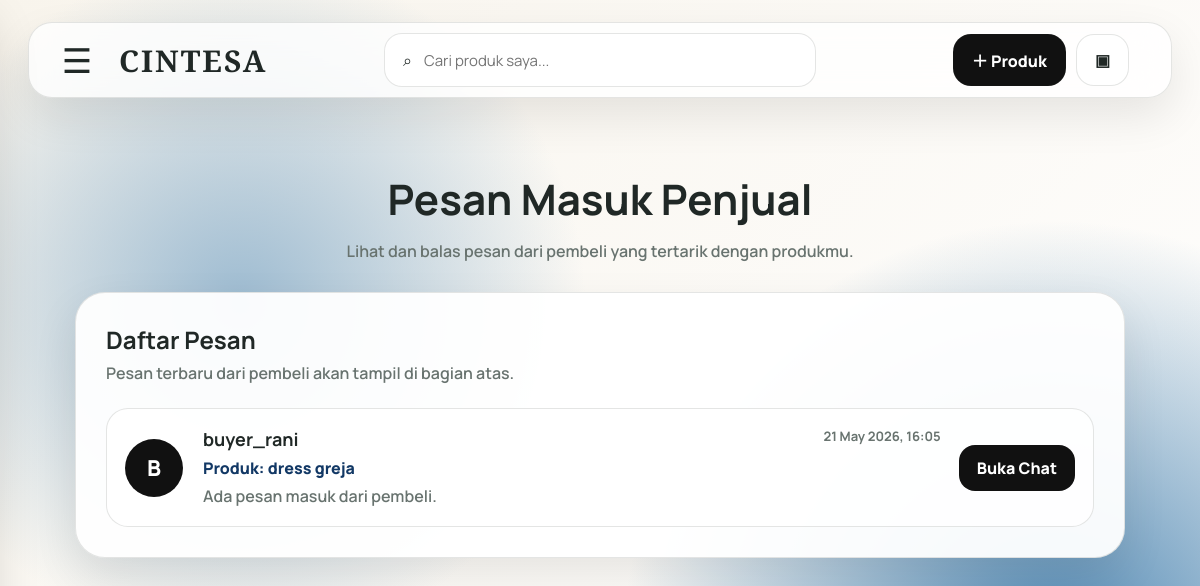
/pree-love/penjual/pesan.php (signed in), run on an earlier commit of the app's database.
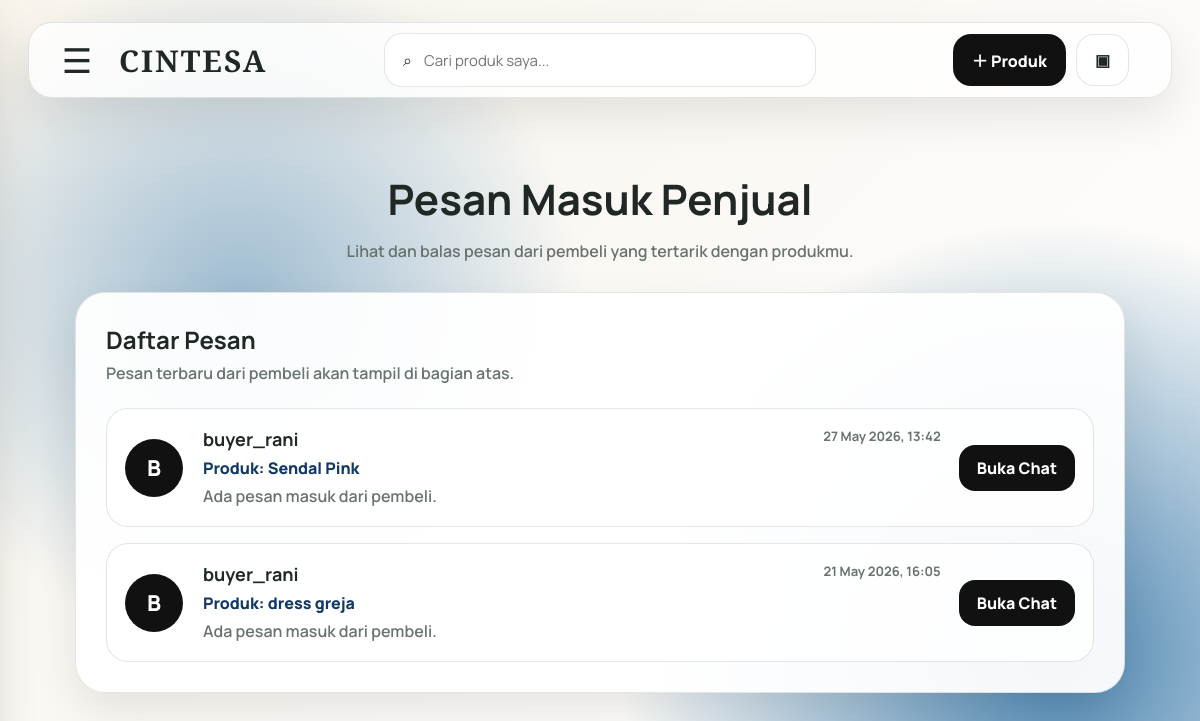
And on a later commit of the database.
### tables this page shows
CREATE TABLE `chat` (
  `id_chat` int(11) NOT NULL,
  `id_produk` int(11) NOT NULL,
  `id_pembeli` int(11) NOT NULL,
  `id_penjual` int(11) NOT NULL,
  `tanggal_chat` datetime DEFAULT current_timestamp()
);

CREATE TABLE `user` (
  `id_user` int(11) NOT NULL,
  `foto_profile` varchar(255) DEFAULT NULL,
  `username` varchar(50) NOT NULL,
  `nama_lengkap` varchar(100) NOT NULL,
  `email` varchar(100) NOT NULL,
  `password` varchar(255) NOT NULL,
  `nomor_telepon` varchar(20) DEFAULT NULL,
  `role` enum('admin','penjual','pembeli') NOT NULL,
  `status` enum('aktif','nonaktif') DEFAULT 'aktif',
  `tanggal_bergabung` datetime DEFAULT current_timestamp()
);

CREATE TABLE `produk` (
  `id_produk` int(11) NOT NULL,
  `id_user` int(11) NOT NULL,
  `id_kategori` int(11) NOT NULL,
  `nama_produk` varchar(100) NOT NULL,
  `deskripsi` text DEFAULT NULL,
  `kondisi_barang` varchar(50) DEFAULT NULL,
  `ukuran` varchar(50) DEFAULT NULL,
  `merek` varchar(100) DEFAULT NULL,
  `alamat_produk` text DEFAULT NULL,
  `harga` int(11) NOT NULL,
  `keterangan_nego` enum('Bisa Nego','Tidak Bisa Nego') DEFAULT 'Tidak Bisa Nego',
  `status_produk` enum('Tersedia','Terjual','Dihapus') DEFAULT 'Tersedia',
  `tanggal_upload` datetime DEFAULT current_timestamp()
);

### pree-love/penjual/pesan.php (the view, shortened to what this page needs)
<?php
include __DIR__ . '/../include/koneksi.php';
include __DIR__ . '/../include/penjual_layout.php';
$id_user = (int) $_SESSION['id_user'];
$query_pesan = mysqli_query($koneksi, "
    SELECT
        c.*,
        p.nama_produk,
        u.username AS nama_pembeli
    FROM chat c
    JOIN produk p ON c.id_produk = p.id_produk
    JOIN user u ON c.id_pembeli = u.id_user
    WHERE c.id_penjual = '$id_user'
    AND c.id_chat IN (
        SELECT MAX(id_chat)
        FROM chat
        WHERE id_penjual = '$id_user'
        GROUP BY id_produk, id_pembeli
    )
    ORDER BY c.tanggal_chat DESC
");
penjual_page_start('Pesan Penjual', 'pesan');
?>
<section class="page-hero messages-hero">
    <h1>Pesan Masuk Penjual</h1>
    <p>Lihat dan balas pesan dari pembeli yang tertarik dengan produkmu.</p>
</section>
<section class="messages-card">
    <div class="messages-head">
        <div>
            <h2>Daftar Pesan</h2>
            <p>Pesan terbaru dari pembeli akan tampil di bagian atas.</p>
        </div>
    </div>
    <div class="messages-list">
        <?php if (mysqli_num_rows($query_pesan) > 0) { ?>
            <?php while ($pesan = mysqli_fetch_assoc($query_pesan)) { ?>
                <article class="message-item">
                    <div class="message-avatar">
                        <?php echo strtoupper(substr($pesan['nama_pembeli'], 0, 1)); ?>
                    </div>
                    <div class="message-content">
                        <div class="message-top">
                            <h3><?php echo htmlspecialchars($pesan['nama_pembeli']); ?></h3>
                            <span>
                                <?php echo date('d M Y, H:i', strtotime($pesan['tanggal_chat'])); ?>
                            </span>
                        </div>
                        <p class="message-product">
                            Produk: <?php echo htmlspecialchars($pesan['nama_produk']); ?>
                        </p>
                        <p class="message-preview">
                            <?php
                            if (isset($pesan['pesan'])) {
                                echo htmlspecialchars(substr($pesan['pesan'], 0, 90));
                                echo strlen($pesan['pesan']) > 90 ? '...' : '';
                            } else {
                                echo 'Ada pesan masuk dari pembeli.';
                            }
                            ?>
                        </p>
                    </div>
                    <a
                    href="detail_chat.php?id_chat=<?php echo $pesan['id_chat']; ?>"
                    class="btn btn-primary message-btn"
                    >
                    Buka Chat
                </a>
                </article>
            <?php } ?>
        <?php } else { ?>
            <div class="empty-box">
                Belum ada pesan masuk dari pembeli.
            </div>
        <?php } ?>
    </div>
</section>
<?php penjual_page_end(); ?>

### pree-love/include/penjual_layout.php (shortened to what this page needs)
<?php
function penjual_page_start($title, $active = 'dashboard', $search_value = '') {
?>
<!DOCTYPE html>
<html lang="id">
<head>
    <link rel="stylesheet" href="../assets/css/dashboard_penjual.css?v=2">
</head>
<body>
<header class="top-navbar">
    <button class="menu-toggle" id="menuToggle" type="button">☰</button>
    <a href="dashboard.php" class="nav-logo">CINTESA</a>
    <form action="produk.php" method="GET" class="search-box">
        <span>⌕</span>
        <input
            type="text"
            name="keyword"
            placeholder="Cari produk saya..."
            value="<?php echo htmlspecialchars($search_value); ?>"
        >
    </form>
    <div class="nav-actions">
        <a href="tambah_produk.php" class="nav-btn primary">＋ Produk</a>
        <a href="pesan.php" class="nav-btn">▣</a>
    </div>
</header>
<main class="seller-main">
<?php
}
function penjual_page_end() {
?>
</main>
</body>
</html>
<?php
}
?>

### pree-love/assets/css/dashboard_penjual.css (style rules this page uses)
* { margin: 0; padding: 0; box-sizing: border-box; }
:root { --text: #202826; --muted: #68736f; --blue: #123865; --soft-blue: #dce8f0; --white: rgba(255,255,255,.94); --glass: rgba(255,255,255,.80); --border: rgba(32,40,38,.12); --shadow: 0 18px 45px rgba(0,0,0,.09); }
body { min-height: 100vh; font-family: "Manrope", Arial, sans-serif; color: var(--text); background: radial-gradient(circle at 20% 38%, #9dbbd1, transparent 32%), radial-gradient(circle at 88% 82%, #4d86b2, transparent 35%), linear-gradient(135deg, #f8f4ec, #fff); overflow-x: hidden; }
a { color: inherit; text-decoration: none; }
button, input, textarea, select { font-family: inherit; }
.top-navbar { position: fixed; top: 22px; left: 28px; right: 28px; height: 76px; z-index: 1000; display: grid; grid-template-columns: 48px 160px 1fr auto; align-items: center; gap: 18px; padding: 0 24px; border-radius: 24px; background: var(--glass); border: 1px solid var(--border); backdrop-filter: blur(18px); box-shadow: var(--shadow); }
.menu-toggle, .close-btn { border: 0; background: transparent; cursor: pointer; color: var(--text); }
.menu-toggle { font-size: 34px; }
.nav-logo, .sidebar-head h2 { font-family: "Playfair Display", serif; font-weight: 700; letter-spacing: 2px; }
.nav-logo { font-size: 30px; }
.search-box { position: absolute; left: 50%; transform: translateX(-50%); width: min(620px, 36vw); height: 54px; display: flex; align-items: center; gap: 12px; padding: 0 18px; border-radius: 18px; background: rgba(255,255,255,.92); border: 1px solid var(--border); }
.search-box input { width: 100%; border: 0; outline: 0; background: transparent; font-size: 15px; }
.nav-actions { display: flex; justify-content: flex-end; gap: 10px; }
.nav-btn { height: 52px; min-width: 52px; padding: 0 18px; display: inline-flex; align-items: center; justify-content: center; border-radius: 18px; border: 1px solid var(--border); background: rgba(255,255,255,.92); font-weight: 800; }
.nav-btn.primary, .btn-primary, .action-btn { background: #111; color: #fff; }
.seller-main { width: min(1180px, 92%); margin: 0 auto; padding: 170px 0 70px; }
.hero-dashboard, .page-hero { text-align: center; margin-bottom: 42px; }
.hero-dashboard h1, .page-hero h1 { font-size: clamp(28px, 4vw, 42px); margin-bottom: 12px; }
.hero-dashboard p, .page-hero p, .product-meta, .product-desc, .toolbar p, .section-head p, .profile-card p, .chat-card p, .chat-card small, .field-group small { color: var(--muted); font-weight: 600; }
.btn, .action-btn { border: 0; border-radius: 16px; padding: 12px 18px; font-weight: 900; cursor: pointer; display: inline-flex; align-items: center; justify-content: center; }
.messages-hero { text-align: center; margin-bottom: 30px; }
.messages-card { width: min(1050px, 100%); margin: 0 auto; padding: 30px; border-radius: 30px; background: var(--white); border: 1px solid var(--border); box-shadow: var(--shadow); }
.messages-head { display: flex; justify-content: space-between; align-items: center; margin-bottom: 24px; }
.messages-head h2 { margin-bottom: 6px; }
.messages-head p { color: var(--muted); font-weight: 600; }
.messages-list { display: flex; flex-direction: column; gap: 16px; }
.message-item { display: grid; grid-template-columns: 60px 1fr auto; align-items: center; gap: 18px; padding: 18px; border-radius: 22px; background: rgba(255,255,255,.78); border: 1px solid var(--border); transition: .25s ease; }
.message-avatar { width: 58px; height: 58px; border-radius: 50%; background: #111; color: #fff; display: flex; align-items: center; justify-content: center; font-size: 22px; font-weight: 900; }
.message-content { min-width: 0; }
.message-top { display: flex; justify-content: space-between; gap: 14px; margin-bottom: 6px; }
.message-top h3 { font-size: 18px; }
.message-top span { color: var(--muted); font-size: 13px; font-weight: 700; white-space: nowrap; }
.message-product { color: var(--blue); font-weight: 800; margin-bottom: 5px; }
.message-preview { color: var(--muted); font-weight: 600; line-height: 1.5; }
.message-btn { white-space: nowrap; }
.message-avatar { overflow: hidden; }

What changed in the data, as far as the page shows it:
added chat: id_pembeli.username "B", id_pembeli.username "buyer_rani", tanggal_chat "27 May 2026, 13:42", id_produk.nama_produk "Sendal Pink"
